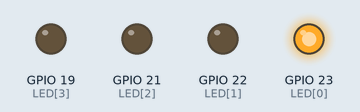
Recording of a sketch running on a simulated ESP32. Shown: output pins drawn as LEDs (lit = HIGH).

Above: at 0.1 s.
At 0.9 s:
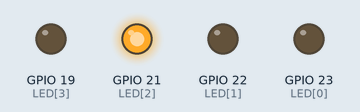
At 1.3 s:
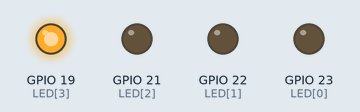
At 2.1 s:
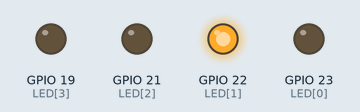
At 3.5 s:
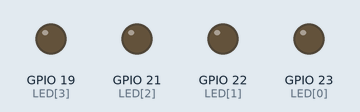
Timing chart, 0 to 3.8 s (numbered marks = the images above):
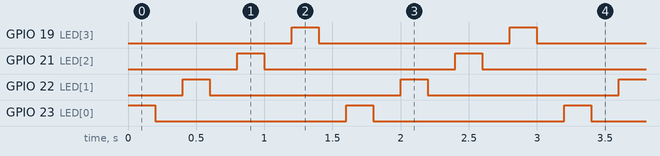

Measured:
- by itself, GPIO 19 (LED[3]), GPIO 21 (LED[2]), GPIO 22 (LED[1]), GPIO 23 (LED[0]): alternates HIGH for 0.20 s and LOW for 1.4 s
- by itself, everything shown: repeats every 1.6 s, in 8 steps

The sketch:

ESP32_LED_Blink_FORLOOP.ino
```cpp
const int LED[] = {23,22,21,19};

void setup() {
  pinMode(LED[0], OUTPUT);
  pinMode(LED[1], OUTPUT);
  pinMode(LED[2], OUTPUT);
  pinMode(LED[3], OUTPUT);
}

void loop() {
  for(int i=0; i <=3; i++){
    digitalWrite(LED[i], HIGH);
    delay(200);
    digitalWrite(LED[i], LOW);
    delay(200);
  }
}
```
